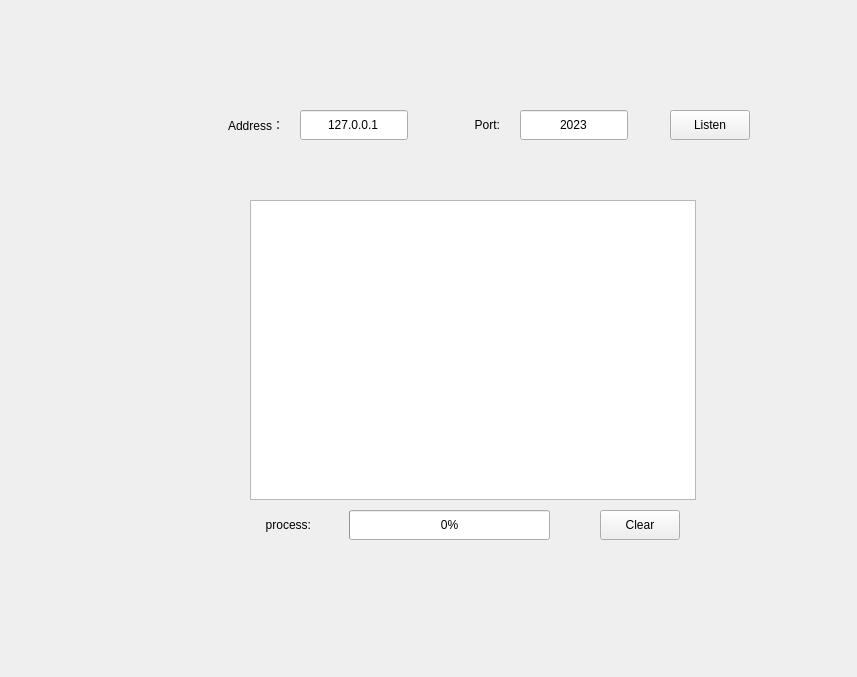
<?xml version="1.0" encoding="UTF-8"?>
<ui version="4.0">
 <class>Widget</class>
 <widget class="QWidget" name="Widget">
  <property name="geometry">
   <rect>
    <x>0</x>
    <y>0</y>
    <width>857</width>
    <height>677</height>
   </rect>
  </property>
  <property name="windowTitle">
   <string>Widget</string>
  </property>
  <widget class="QTextEdit" name="receiveEt">
   <property name="geometry">
    <rect>
     <x>250</x>
     <y>200</y>
     <width>446</width>
     <height>300</height>
    </rect>
   </property>
   <property name="minimumSize">
    <size>
     <width>0</width>
     <height>300</height>
    </size>
   </property>
  </widget>
  <widget class="QLineEdit" name="addressEt">
   <property name="geometry">
    <rect>
     <x>300</x>
     <y>110</y>
     <width>108</width>
     <height>30</height>
    </rect>
   </property>
   <property name="minimumSize">
    <size>
     <width>0</width>
     <height>30</height>
    </size>
   </property>
   <property name="maximumSize">
    <size>
     <width>16777215</width>
     <height>30</height>
    </size>
   </property>
   <property name="text">
    <string>127.0.0.1</string>
   </property>
   <property name="alignment">
    <set>Qt::AlignCenter</set>
   </property>
  </widget>
  <widget class="QLineEdit" name="portEt">
   <property name="geometry">
    <rect>
     <x>520</x>
     <y>110</y>
     <width>108</width>
     <height>30</height>
    </rect>
   </property>
   <property name="minimumSize">
    <size>
     <width>0</width>
     <height>30</height>
    </size>
   </property>
   <property name="maximumSize">
    <size>
     <width>16777215</width>
     <height>30</height>
    </size>
   </property>
   <property name="text">
    <string>2023</string>
   </property>
   <property name="alignment">
    <set>Qt::AlignCenter</set>
   </property>
  </widget>
  <widget class="QPushButton" name="listenBtn">
   <property name="geometry">
    <rect>
     <x>670</x>
     <y>110</y>
     <width>80</width>
     <height>30</height>
    </rect>
   </property>
   <property name="minimumSize">
    <size>
     <width>0</width>
     <height>30</height>
    </size>
   </property>
   <property name="maximumSize">
    <size>
     <width>16777215</width>
     <height>30</height>
    </size>
   </property>
   <property name="text">
    <string>Listen</string>
   </property>
  </widget>
  <widget class="QLabel" name="label">
   <property name="geometry">
    <rect>
     <x>203</x>
     <y>110</y>
     <width>81</width>
     <height>30</height>
    </rect>
   </property>
   <property name="minimumSize">
    <size>
     <width>0</width>
     <height>30</height>
    </size>
   </property>
   <property name="maximumSize">
    <size>
     <width>16777215</width>
     <height>30</height>
    </size>
   </property>
   <property name="text">
    <string>Address：</string>
   </property>
   <property name="alignment">
    <set>Qt::AlignRight|Qt::AlignTrailing|Qt::AlignVCenter</set>
   </property>
  </widget>
  <widget class="QLabel" name="label_2">
   <property name="geometry">
    <rect>
     <x>449</x>
     <y>110</y>
     <width>51</width>
     <height>30</height>
    </rect>
   </property>
   <property name="minimumSize">
    <size>
     <width>0</width>
     <height>30</height>
    </size>
   </property>
   <property name="maximumSize">
    <size>
     <width>16777215</width>
     <height>30</height>
    </size>
   </property>
   <property name="text">
    <string>Port:</string>
   </property>
   <property name="alignment">
    <set>Qt::AlignRight|Qt::AlignTrailing|Qt::AlignVCenter</set>
   </property>
  </widget>
  <widget class="QLabel" name="label_3">
   <property name="geometry">
    <rect>
     <x>230</x>
     <y>510</y>
     <width>81</width>
     <height>30</height>
    </rect>
   </property>
   <property name="minimumSize">
    <size>
     <width>0</width>
     <height>30</height>
    </size>
   </property>
   <property name="maximumSize">
    <size>
     <width>16777215</width>
     <height>30</height>
    </size>
   </property>
   <property name="text">
    <string>process:</string>
   </property>
   <property name="alignment">
    <set>Qt::AlignRight|Qt::AlignTrailing|Qt::AlignVCenter</set>
   </property>
  </widget>
  <widget class="QProgressBar" name="progressBar">
   <property name="geometry">
    <rect>
     <x>349</x>
     <y>510</y>
     <width>201</width>
     <height>30</height>
    </rect>
   </property>
   <property name="minimumSize">
    <size>
     <width>200</width>
     <height>30</height>
    </size>
   </property>
   <property name="maximumSize">
    <size>
     <width>16777215</width>
     <height>30</height>
    </size>
   </property>
   <property name="value">
    <number>0</number>
   </property>
  </widget>
  <widget class="QPushButton" name="clearBtn">
   <property name="geometry">
    <rect>
     <x>600</x>
     <y>510</y>
     <width>80</width>
     <height>30</height>
    </rect>
   </property>
   <property name="minimumSize">
    <size>
     <width>0</width>
     <height>30</height>
    </size>
   </property>
   <property name="maximumSize">
    <size>
     <width>16777215</width>
     <height>30</height>
    </size>
   </property>
   <property name="text">
    <string>Clear</string>
   </property>
  </widget>
 </widget>
 <resources/>
 <connections/>
</ui>
